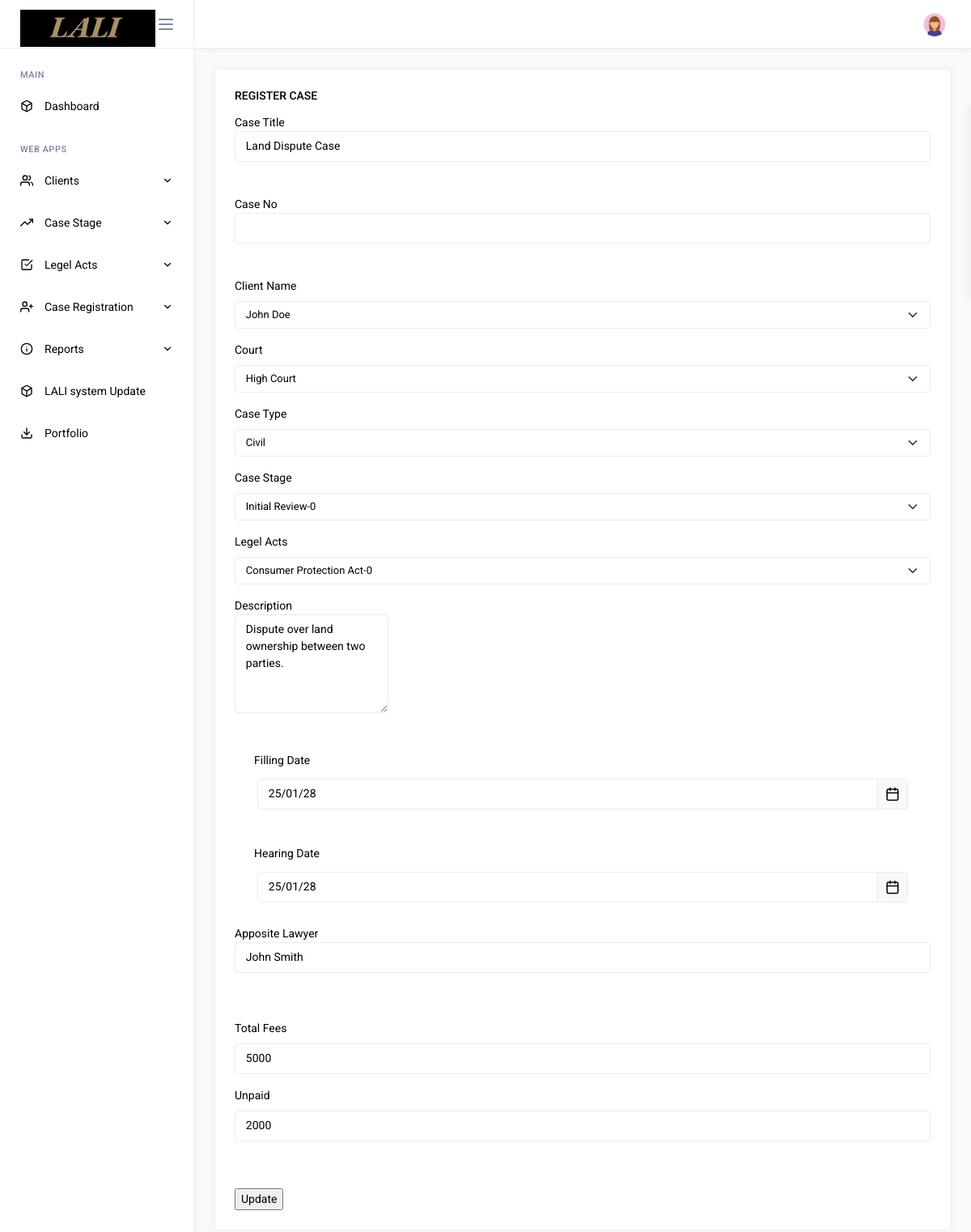
The page /control/edit_register.php?case_register_id=1 (signed in) on the database its author committed.
### tables this page shows
CREATE TABLE `case_register` (
  `id` int(11) NOT NULL,
  `title` varchar(50) NOT NULL,
  `case_no` varchar(20) NOT NULL,
  `client_name` varchar(50) NOT NULL,
  `court` varchar(50) NOT NULL,
  `case_type` varchar(50) NOT NULL,
  `case_stage` varchar(50) NOT NULL,
  `legel_acts` varchar(50) NOT NULL,
  `description` varchar(100) NOT NULL,
  `filling_date` date NOT NULL,
  `hearing_date` date NOT NULL,
  `opposite_lawyer` varchar(50) NOT NULL,
  `total_fees` int(20) NOT NULL,
  `unpaid` int(20) NOT NULL
);

CREATE TABLE `clients` (
  `id` int(11) NOT NULL,
  `name` varchar(50) NOT NULL,
  `gender` varchar(10) NOT NULL,
  `dob` varchar(50) NOT NULL,
  `email` varchar(50) NOT NULL,
  `mobile` varchar(20) NOT NULL,
  `address` varchar(100) NOT NULL,
  `status` varchar(20) NOT NULL COMMENT '0-active,1-deactive'
);

CREATE TABLE `court` (
  `id` int(11) NOT NULL,
  `court_category` varchar(50) NOT NULL
);

CREATE TABLE `case_stage` (
  `id` int(11) NOT NULL,
  `name` varchar(50) NOT NULL,
  `status` varchar(50) NOT NULL COMMENT '0-active,1-deactive'
);

CREATE TABLE `legel_acts` (
  `id` int(11) NOT NULL,
  `act_name` varchar(50) NOT NULL,
  `status` int(20) NOT NULL
);

### control/edit_register.php (the view, shortened to what this page needs)
 <?php
include("../auth/header.php");
include 'connection1.php';
?>
<?php include("../auth/sidebar.php");?>
			<?php
 if(isset($_GET['case_register_id'])){
	$case_register_id = $_GET['case_register_id'];
	$user_case_sql = "select *,case_register.id as case_register_id, clients.name as clients_name from case_register,clients,case_types,court,case_stage,legel_acts where case_register.client_name = clients.id and case_register.case_type =case_types.id and case_register.court=court.id and case_register.case_stage = case_stage.id and case_register.legel_acts = legel_acts.id and case_register.id ='$case_register_id' ";
	$user_data_result = $conn->query($user_case_sql);
	if($user_data_result->num_rows > 0){
		$user_row = $user_data_result->fetch_assoc();
	}
 }
 ?>
<html>
<head>
</head>
<body>
	<div class="page-content">
     <div class="row">
		<div class="col-md-12 grid-margin stretch-card">
			<div class="card">
				<div class="card-body">
					<h6 class="card-title">Register Case</h6>
                    <form method="post" enctype="multipart/form-data">
                           <label>Case Title</label>
                            <input type="text" name="title" class="form-control" value="<?php echo $user_row['title'];?>">
							<br><br>
                           <label>Case No</label>
                            <input type="number" name="case_no" class="form-control" value="<?php echo $user_row['case_no'];?>">
							<br><br>
							<div class="mb-3">
									<label class="form-label">Client Name</label>
									<select class="form-select form-select-sm mb-3" name="client_name">
									<?php
										$get_client_sql = "select * from clients";
										$client_list_result = $conn->query($get_client_sql);
										if($client_list_result->num_rows > 0){
											while($row = $client_list_result->fetch_assoc()){
												?>
												<option <?php if($row['id'] == $user_row['client_name']) echo "selected"; ?>  value ="<?php echo $row['id']; ?>"> <?php echo $row['name']?> <option>
												<?php
											}
										}
									?>
									</select>
								</div>
							<div class="mb-3">
									<label class="form-label">Court </label>
									<select class="form-select form-select-sm mb-3" name="court">
										<?php
										$court_sql = "select * from court";
										$court_result = $conn->query($court_sql);
										if($court_result->num_rows > 0){
											while($row = $court_result->fetch_assoc()){
												?>
												<option <?php if($row['id'] == $user_row['court']) echo "selected"; ?> value="<?php echo $row['id'];?>" ><?php echo $row['court_category']; ?></option>
												<?php
											}
										}
									?>
									</select>
								</div>
							<div class="mb-3">
									<label class="form-label">Case Type</label>
									<select class="form-select form-select-sm mb-3" name="case_type">
										<?php
										$case_type_sql = "select * from case_types ";
										$case_type_result = $conn->query($case_type_sql);
										if($case_type_result->num_rows > 0){
											while($row = $case_type_result->fetch_assoc()){
											?>
												<option <?php if($row['case_type'] == $user_row['case_type']) echo "selected"; ?> value="<?php echo $row['id'];?>"><?php echo $row['case_type']; ?></option>
									<?php
											}
										}
									?>
									</select>
								</div>
							<div class="mb-3">
									<label class="form-label">Case Stage</label>
									<select class="form-select form-select-sm mb-3" name="case_stage">
											<?php
											$case_stage_sql = "select * from case_stage where status='0'";
											$case_stage_result = $conn->query($case_stage_sql);
										if($case_stage_result->num_rows > 0){
											while($row = $case_stage_result->fetch_assoc()){
												?>
												<option <?php if($row['id'] == $user_row['case_stage']) echo "selected"; ?> value="<?php echo $row['id']; ?>" ><?php echo $row['name']."-".$row['status']; ?></option>
												<?php
											}
										}
									?>
									</select>
								</div>
							<div class="mb-3">
									<label class="form-label">Legel Acts</label>
									<select class="form-select form-select-sm mb-3" name="legel_acts">
										<?php
										$act_sql = "select * from legel_acts where status='0'";
										$act_result = $conn->query($act_sql);
										if($act_result->num_rows > 0){
											while($row = $act_result->fetch_assoc()){
												?>
												<option <?php if($row['id'] == $user_row['legel_acts']) echo "selected"; ?> value="<?php echo $row['id']; ?>" ><?php echo $row['act_name']."-".$row['status']; ?></option>
												<?php
											}
										}
									?>
									</select>
								</div>
							<div class="mb-3">
										<label for="exampleFormControlTextarea1" class="form-label">Description
										<textarea class="form-control" name="description" id="exampleFormControlTextarea1" value= "<?php echo $user_row['description'];?>" rows="5"><?php echo $user_row['description'];?></textarea>
									</div>
							<div class="card-body">
							<label class="form-label">Filling Date</label>
							<div class="input-group date datepicker" id="datePickerExample">
									<input type="text" name="filling_date" class="form-control" value="<?php echo $user_row['filling_date'] ;?>">
									<span class="input-group-text input-group-addon"><i data-feather="calendar"></i></span>
							</div>
							</div>
							<div class="card-body">
							<label class="form-label">Hearing Date</label>
							<div class="input-group date datepicker" id="datePickerExample1">
									<input type="text" name="hearing_date" class="form-control" value="<?php echo $user_row['hearing_date'];?>">
									<span class="input-group-text input-group-addon"><i data-feather="calendar"></i></span>
							</div>
							</div>
							<div class="mb-3">
							<label>Apposite Lawyer</label>
                            <input type="text" name="opposite_lawyer" class="form-control" value="<?php echo $user_row['opposite_lawyer'];?>">
							<br><br>
							</div>
							<div class="mb-3">
										<label for="exampleInputNumber1" class="form-label">Total Fees</label>
										<input type="number" name="total_fees" class="form-control" id="exampleInputNumber1" value="<?php echo $user_row['total_fees'];?>">
								</div>
							<div class="mb-3">
										<label for="exampleInputNumber1" class="form-label">Unpaid</label>
										<input type="number" name="unpaid" class="form-control" id="exampleInputNumber1" value="<?php echo $user_row['unpaid'];?>">
								</div>
								<br>
								<br>
							<input type="submit"  name="update2" value="Update">
                    </form>
                </div>
				</div>
				</div>
				</div>
				</div>
</body>
</html>
<?php
   include("../auth/footer.php");
      ?>

### auth/header.php (shortened to what this page needs)
<!DOCTYPE html>
<link rel="stylesheet" href="../assets/vendors/core/core.css">
<link rel="stylesheet" href="../assets/vendors/bootstrap-datepicker/bootstrap-datepicker.min.css">
<link rel="stylesheet" href="../assets/vendors/datatables.net-bs4/dataTables.bootstrap4.css">
<link rel="stylesheet" href="../assets/fonts/feather-font/css/iconfont.css">
<link rel="stylesheet" href="../assets/vendors/flag-icon-css/css/flag-icon.min.css">
<link rel="stylesheet" href="https://cdnjs.cloudflare.com/ajax/libs/font-awesome/6.5.1/css/all.min.css" />
<link rel="stylesheet" href="../assets/css/demo1/style.css">
</head>
<body>
   <div class="main-wrapper">
   <div class="page-wrapper">
   <nav class="navbar">
      <div class="navbar-content">
         <ul class="navbar-nav">
            <li class="nav-item dropdown">
               <a class="nav-link dropdown-toggle" href="#" id="profileDropdown" role="button" data-bs-toggle="dropdown" aria-haspopup="true" aria-expanded="false">
                  <?php
                     include("connection1.php");
                     $sql = "select * from admin";
                     $result = $conn->query($sql);
                     if($result->num_rows > 0){
                      while($row = $result->fetch_array()){
                                   ?>
                  <img class="wd-30 ht-30 rounded-circle" src="image/<?php echo $row['photo'];?>" alt="profile">
                  <?php
                     }
                     }
                     else{
                     echo "sql error".$sql."<br>".$conn->error;
                     }
                     ?>
               </a>
            </li>
         </ul>
      </div>
   </nav>

### rows shown on the page
case_register: title "Land Dispute Case", client_name "John Doe", court "High Court", case_stage "Initial Review-0", legel_acts "Consumer Protection Act-0", description "Dispute over land ownership between two parties.", filling_date "25/01/28", hearing_date "25/01/28", opposite_lawyer "John Smith", total_fees "5000", unpaid "2000"

### other values the page prints
form field case_type "Civil"
